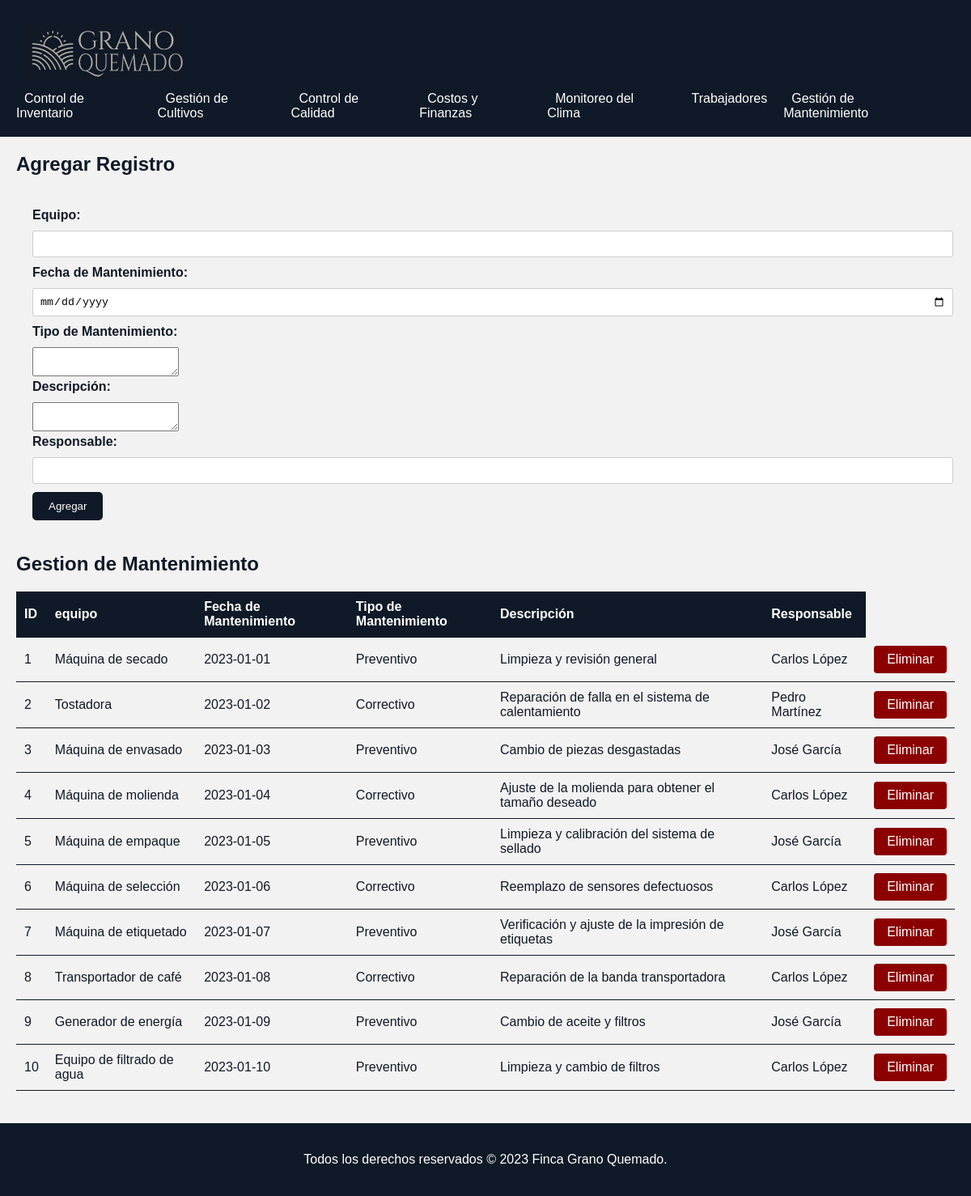
/gestion-mantenimiento.php, run on the app's committed database.
### tables this page shows
CREATE TABLE gestion_mantenimiento (
    id SERIAL PRIMARY KEY,
    equipo VARCHAR(255) NOT NULL,
    fecha_mantenimiento DATE NOT NULL,
    tipo_mantenimiento VARCHAR(50) NOT NULL,
    descripcion VARCHAR(500) NOT NULL,
    responsable VARCHAR(100)
);

### gestion-mantenimiento.php (the view, shortened to what this page needs)
<!DOCTYPE html>
<html>
<head>
    <link rel="stylesheet" href="styles/styles.css">
</head>
<body>
    <header>
    <img src="public/logo.png" alt="Logo" class="logo-img">
        <nav>
            <ul>
            <li><a href="index.php">Control de Inventario</a></li>
            <li><a href="gestion-cultivos.php">Gestión de Cultivos</a></li>
            <li><a href="control-calidad.php">Control de Calidad</a></li>
            <li><a href="costos-finanzas.php">Costos y Finanzas</a></li>
            <li><a href="monitoreo-clima.php">Monitoreo del Clima</a></li>
            <li><a href="trabajadores.php">Trabajadores</a></li>
            <li><a href="gestion-mantenimiento.php">Gestión de Mantenimiento</a></li>
            </ul>
        </nav>
    </header>
    <main>
        <section class="inventory">
        <h2>Agregar Registro</h2>
            <form method="post" action="agregar/agregar-mantenimiento.php">
                <label for="equipo">Equipo:</label>
                <input type="text" id="equipo" name="equipo" required>
                <label for="fecha_mantenimiento">Fecha de Mantenimiento:</label>
                <input type="date" id="fecha_mantenimiento" name="fecha_mantenimiento" required>
                <label for="tipo_mantenimiento">Tipo de Mantenimiento:</label>
                <textarea id="tipo_mantenimiento" name="tipo_mantenimiento" required></textarea>
                <label for="descripcion">Descripción:</label>
                <textarea id="descripcion" name="descripcion" required></textarea>
                <label for="responsable">Responsable:</label>
                <input type="text" id="responsable" name="responsable" required>
                <input type="submit" value="Agregar">
            </form>
            <h2>Gestion de Mantenimiento</h2>
                <?php
                require 'conexion.php';
                $sql = "SELECT * FROM gestion_mantenimiento";
                $result = $conn->query($sql);
                if ($result->num_rows > 0) {
                echo "<table>
                <tr>
                     <th>ID</th>
                     <th>equipo</th>
                     <th>Fecha de Mantenimiento</th>
                     <th>Tipo de Mantenimiento</th>
                     <th>Descripción</th>
                     <th>Responsable</th>
                </tr>";
                while ($row = $result->fetch_assoc()) {
                echo "<tr>
                         <td>".$row["id"]."</td>
                         <td>".$row["equipo"]."</td>
                         <td>".$row["fecha_mantenimiento"]."</td>
                         <td>".$row["tipo_mantenimiento"]."</td>
                         <td>".$row["descripcion"]."</td>
                         <td>".$row["responsable"]."</td>
                         <td><a \" class=\"delete-button\" onClick=\"return confirm('¿Estás seguro de eliminar este registro?');\" a href=\"eliminar/eliminar-mantenimiento.php?id=".$row["id"]."\">Eliminar</a></td>
                      </tr>";
                 }
                echo "</table>";
                } else {
                echo "No se encontraron registros en la gestión de mantenimiento.";
               }
               ?>
        </section>
    </main>
        <footer>
        <p>Todos los derechos reservados &copy; <?php echo date('Y'); ?> Finca Grano Quemado.</p>
    </footer>
</body>
</html>

### styles/styles.css (style rules this page uses)
body { background-color: #f2f2f2; color: #101927; font-family: Arial, sans-serif; margin: 0; padding: 0; }
header { background-color: #101927; padding: 20px; }
.logo-img { margin-right: 10px; padding: 10px; }
nav { display: flex; justify-content: center; }
nav ul { margin: 0; padding: 0; list-style: none; display: flex; }
nav ul li { margin-right: 10px; }
nav ul li a { color: #ffffff; text-decoration: none; padding: 10px; border-radius: 5px; transition: background-color 0.3s ease, color 0.3s ease; }
main { padding: 20px; }
section.inventory { margin-bottom: 20px; }
h2 { margin-top: 0; }
form { margin-bottom: 20px; background-color: #f2f2f2; padding: 20px; border-radius: 5px; }
label { display: block; margin-bottom: 10px; font-weight: bold; }
input[type="text"], input[type="number"], input[type="date"], input[type="int"], select { width: 100%; padding: 8px; margin-bottom: 10px; border-radius: 3px; border: 1px solid #ccc; }
.delete-button { display: inline-block; padding: 8px 16px; background-color: #8B0000; color: #FFF; text-decoration: none; border-radius: 4px; transition: background-color 0.3s ease; }
input[type="submit"] { background-color: #101927; color: #ffffff; padding: 10px 20px; border: none; cursor: pointer; border-radius: 5px; }
table { width: 100%; border-collapse: collapse; }
th, td { padding: 10px; border-bottom: 1px solid #101927; text-align: left; }
th { background-color: #101927; color: #ffffff; }
tr:nth-child(even) { background-color: #f2f2f2; }
footer { background-color: #101927; padding: 20px; color: #ffffff; text-align: center; }

### data on the page
gestion_mantenimiento: id "1", equipo "Máquina de secado", fecha_mantenimiento "2023-01-01", tipo_mantenimiento "Preventivo", descripcion "Limpieza y revisión general", responsable "Carlos López"
gestion_mantenimiento: id "2", equipo "Tostadora", fecha_mantenimiento "2023-01-02", tipo_mantenimiento "Correctivo", descripcion "Reparación de falla en el sistema de calentamiento", responsable "Pedro Martínez"
gestion_mantenimiento: id "3", equipo "Máquina de envasado", fecha_mantenimiento "2023-01-03", tipo_mantenimiento "Preventivo", descripcion "Cambio de piezas desgastadas", responsable "José García"
gestion_mantenimiento: id "4", equipo "Máquina de molienda", fecha_mantenimiento "2023-01-04", tipo_mantenimiento "Correctivo", descripcion "Ajuste de la molienda para obtener el tamaño deseado", responsable "Carlos López"
gestion_mantenimiento: id "5", equipo "Máquina de empaque", fecha_mantenimiento "2023-01-05", tipo_mantenimiento "Preventivo", descripcion "Limpieza y calibración del sistema de sellado", responsable "José García"
gestion_mantenimiento: id "6", equipo "Máquina de selección", fecha_mantenimiento "2023-01-06", tipo_mantenimiento "Correctivo", descripcion "Reemplazo de sensores defectuosos", responsable "Carlos López"
gestion_mantenimiento: id "7", equipo "Máquina de etiquetado", fecha_mantenimiento "2023-01-07", tipo_mantenimiento "Preventivo", descripcion "Verificación y ajuste de la impresión de etiquetas", responsable "José García"
gestion_mantenimiento: id "8", equipo "Transportador de café", fecha_mantenimiento "2023-01-08", tipo_mantenimiento "Correctivo", descripcion "Reparación de la banda transportadora", responsable "Carlos López"
gestion_mantenimiento: id "9", equipo "Generador de energía", fecha_mantenimiento "2023-01-09", tipo_mantenimiento "Preventivo", descripcion "Cambio de aceite y filtros", responsable "José García"
gestion_mantenimiento: id "10", equipo "Equipo de filtrado de agua", fecha_mantenimiento "2023-01-10", tipo_mantenimiento "Preventivo", descripcion "Limpieza y cambio de filtros", responsable "Carlos López"
